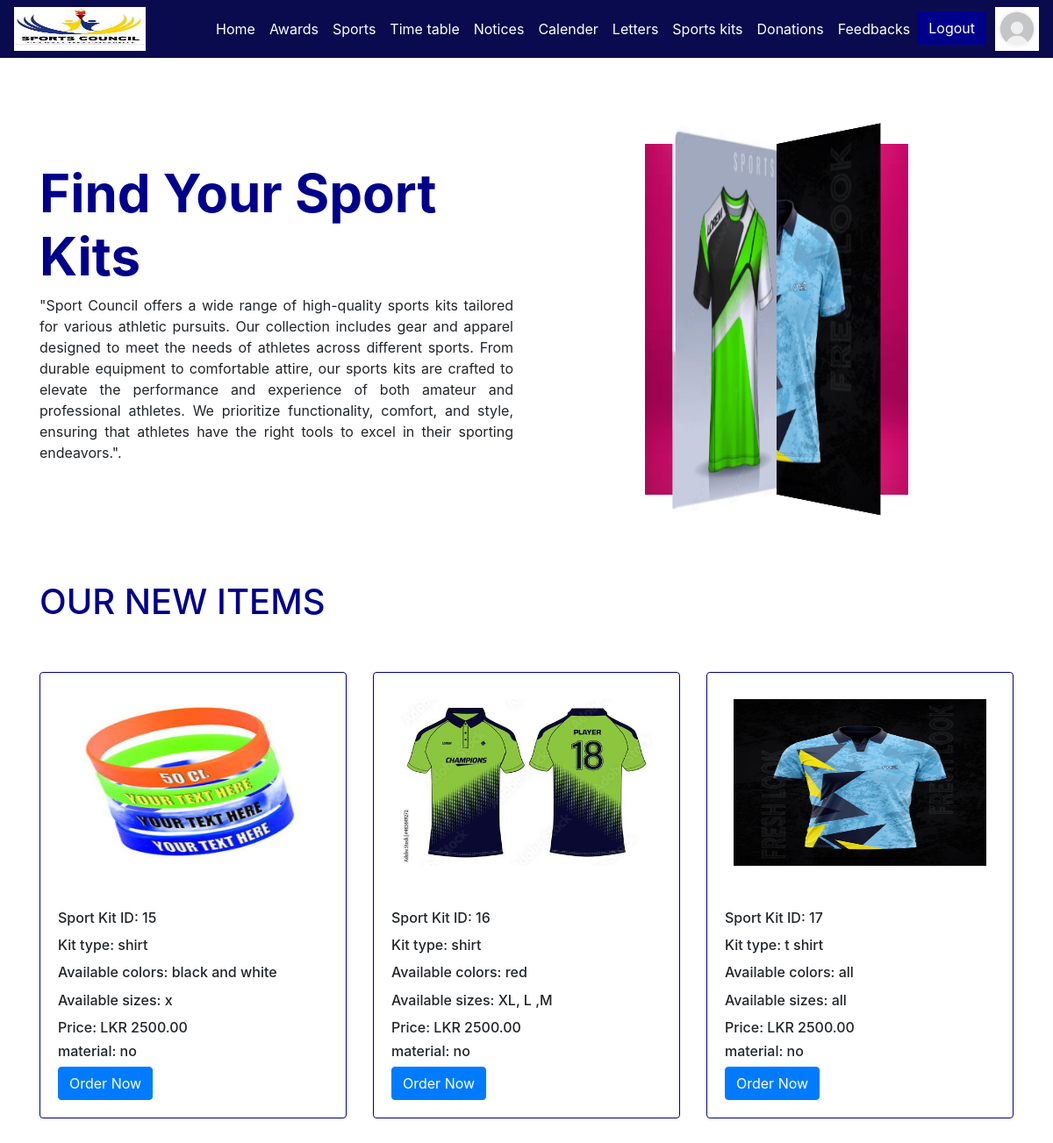
/sport_kit.php (signed in), run on the app's committed database.
### tables this page shows
CREATE TABLE `sportskits` (
  `id` int(11) NOT NULL,
  `sportName` varchar(100) NOT NULL,
  `availableColors` varchar(255) DEFAULT NULL,
  `availableSizes` varchar(255) DEFAULT NULL,
  `price` decimal(10,2) NOT NULL,
  `description` text DEFAULT NULL,
  `image` varchar(255) DEFAULT NULL
);

### classes/SportKit.php (called while the page is built, shortened)
<?php
class SportKit
{
  public static function getAllKits()
{
    $conn = DbConnector::getConnection();
    $sql = "SELECT id, sportName, availableColors, availableSizes, price, description, image FROM SportsKits";
    $stmt = $conn->query($sql);
    return $stmt->fetchAll();
}
}

### sport_kit.php (the view, shortened to what this page needs)
<?php
require_once('classes/SportKit.php');
$kits =SportKit::getAllKits();
?>
<!DOCTYPE html>
<html>
<head>
  <link rel="stylesheet" href="https://maxcdn.bootstrapcdn.com/bootstrap/4.5.2/css/bootstrap.min.css">
      <link rel="stylesheet" href="https://cdn.jsdelivr.net/npm/bootstrap@4.3.1/dist/css/bootstrap.min.css">
</head>
<nav class="navbar navbar-expand-lg navbar-light">
  <img style="width:150px; height:50px;" src="images/logo.jpg">
  <div class="collapse navbar-collapse" id="navbarNav">
    <ul class="navbar-nav ml-auto">
      <li class="nav-item active">
        <a class="nav-link" href="home_page.php">Home <span class="sr-only">(current)</span></a>
      </li>
       <li class="nav-item">
        <a class="nav-link" href="awards.php">Awards</a>
      </li>
      <li class="nav-item">
      <a class="nav-link" href="./sports/Frontend/index.php">Sports</a>
      </li>
      <li class="nav-item">
        <a class="nav-link" href="Page/1.php">Time table</a>
      </li>
      <li class="nav-item">
        <a class="nav-link" href="players.php">Notices</a>
      </li>
      <li class="nav-item">
        <a class="nav-link" href="Tournements.php">Calender</a>
      </li>
      <li class="nav-item">
        <a class="nav-link" href="letter.php">Letters</a>
      </li>
      <li class="nav-item">
        <a class="nav-link" href="sport_kit.php">Sports kits</a>
      </li>
      <li class="nav-item">
        <a class="nav-link" href="donation.php">Donations</a>
      </li>
       <li class="nav-item">
        <a class="nav-link" href="feedback_page.php">Feedbacks</a>
      </li>
      <li class="nav-item">
      <a style="background-color:darkblue; border-color: darkblue; margin-right: 10px;" href="logout.php" class="btn btn-dark">Logout</a>
      </li>
    </ul>
  </div>
  <a class="nav-item" href="profile.php">
  <img class="rounded-profile" src="images/profile1.jpg" alt="Profile Icon" style="width:50px; height:50px;">
</a>
</nav>
<br><br>
<div class="container">
  <div class="row justify-content-between align-items-center">
    <div class="col-12 col-md-6">
      <h1 class="title">Find Your Sport Kits</h1>
       <p style="text-align: justify;" class="subtitle">
"Sport Council offers a wide range of high-quality sports kits tailored for various athletic pursuits. Our collection includes gear and apparel designed to meet the needs of athletes across different sports. From durable equipment to comfortable attire, our sports kits are crafted to elevate the performance and experience of both amateur and professional athletes. We prioritize functionality, comfort, and style, ensuring that athletes have the right tools to excel in their sporting endeavors.".</p>
    </div>
    <div class="col-12 col-md-6">
      <div class="gallery">
        <div class="image-container">
            <div class="image">
            </div>
            <div class="image">
            </div>
            <div class="image">
            </div>
            <div class="image">
            </div>
            <div class="image">
            </div>
            <div class="image">
                <img style="width:400px; height:400px" src="images/8.jpg" alt="Image 8">
            </div>
        </div>
    </div>
</div>
    </div>
  </div>
<div class="container mt-5 mb-5">
    <h1 style="color: darkblue;">OUR NEW ITEMS</h1>
    <div class="row">
       <?php foreach ($kits as $kit) : ?>
    <div class="col-md-4 mt-5">
        <div style="border-color: darkblue;" class="card">
            <img style="height: 250px; width: 350px; padding: 30px;" src="uploads/<?php echo isset($kit['image']) ? $kit['image'] : ''; ?>" class="card-img-top img-fluid" alt="Card Image">
            <div class="card-body">
                <h6 class="card-title">Sport Kit ID: <?php echo isset($kit['id']) ? $kit['id'] : ''; ?></h6>
                <h6 class="card-title">Kit type: <?php echo isset($kit['sportName']) ? $kit['sportName'] : ''; ?></h6>
                <h6 class="card-title">Available colors: <?php echo isset($kit['availableColors']) ? $kit['availableColors'] : ''; ?></h6>
                <h6 class="card-title">Available sizes: <?php echo isset($kit['availableSizes']) ? $kit['availableSizes'] : ''; ?></h6>
                <h6>Price: LKR <?php echo isset($kit['price']) ? $kit['price'] : ''; ?></h6>
                <h6 class="card-text">material: <?php echo isset($kit['description']) ? $kit['description'] : ''; ?></h6>
                <button type="button" class="btn btn-primary open-modal" data-toggle="modal" data-target="#sportKitModal"
                        data-kitid="<?php echo isset($kit['id']) ? $kit['id'] : ''; ?>"
                        data-kitname="<?php echo isset($kit['sportName']) ? $kit['sportName'] : ''; ?>">
                    Order Now
                </button>
            </div>
        </div>
    </div>
<?php endforeach; ?>
<div class="modal-body">
    <?php
require_once('classes/SportKit.php');
?>
</body>
</html>

### sport_kit.php (style rules this page uses)
.navbar-nav .nav-link { color: white !important; }
.navbar { background-color:#0A0B4F; }
.gallery { width: 300px; height: 400px; position: relative; perspective: 1000px; margin: 50px auto; }
.image-container { width: 100%; height: 100%; position: absolute; transform-style: preserve-3d; transition: transform 1s; }
.image { width: 300px; height: 100px; position: absolute; backface-visibility: hidden; }
.image img { width: 100%; height: 100%; }
.image:nth-child(1) { transform: rotateY(0deg); }
.image:nth-child(2) { transform: rotateY(45deg); }
.image:nth-child(4) { transform: rotateY(135deg); }
.image:nth-child(5) { transform: rotateY(180deg); }
.image:nth-child(6) { transform: rotateY(225deg); }
.image:nth-child(8) { transform: rotateY(315deg); }
.image { width: 100%; height: auto; position: absolute; backface-visibility: hidden; }
.image img { max-width: 100%; height: auto; }
.title { font-size: 60px; font-weight: bolder; color:darkblue; }

### data on the page
sportskits: image (picture), id "15", sportName "shirt", availableColors "black and white", availableSizes "x", price "2500.00", description "no"
sportskits: image (picture), id "16", sportName "shirt", availableColors "red", availableSizes "XL, L ,M", price "2500.00", description "no"
sportskits: image (picture), id "17", sportName "t shirt", availableColors "all", availableSizes "all", price "2500.00", description "no"
